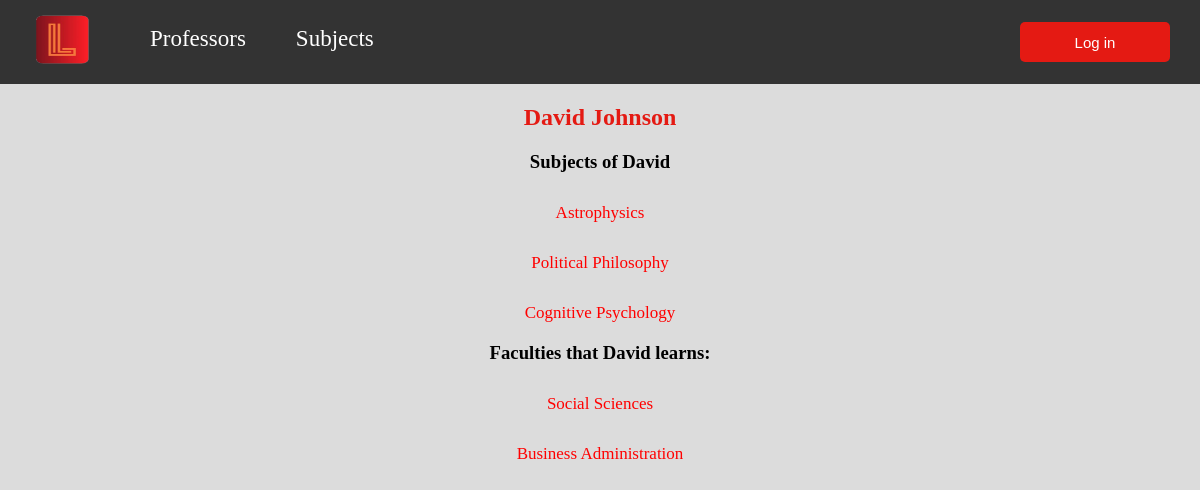
The app's page /lecturer/2 with its own data.
### mainapp/models/lecturer.py (models this page shows, shortened)
class Lecturer(models.Model):
    faculties = models.ManyToManyField(
        to="mainapp.Faculty",
        related_name='lecturers',
        verbose_name=_('Faculties'))
    name = models.CharField(max_length=100, verbose_name=_('First Name'))
    surname = models.CharField(max_length=100, verbose_name=_('Last Name'))
    email = models.EmailField(verbose_name=_('Email'), unique=True)
    class Meta:
        verbose_name = _('Lecturer')
        verbose_name_plural = _('Lecturers')

### mainapp/models/subject.py (models this page shows, shortened)
class Subject(models.Model):
    lecturers = models.ManyToManyField(
        to="mainapp.Lecturer",
        related_name="subjects",
        verbose_name=_("Lecturers"),
        blank=True, null=True)
    title = models.CharField(max_length=100, verbose_name=_("Title"))
    short_description = models.TextField(verbose_name=_("Short Description"))
    syllabus = models.FileField(upload_to='syllabus', verbose_name=_("Syllabus"))
    class Meta:
        verbose_name = _("Subject")
        verbose_name_plural = _("Subjects")

### mainapp/models/faculty.py (models this page shows, shortened)
class Faculty(models.Model):
    subjects = models.ManyToManyField(
        to="mainapp.Subject",
        related_name='faculty',
        verbose_name=_("Subjects"))
    name = models.CharField(max_length=100, verbose_name=_("Name"))
    class Meta:
        verbose_name = _("Faculty")
        verbose_name_plural = _("Faculties")

### mainapp/views/lecturer.py (the view)
# urls.py: path('lecturer/<int:lecturer_id>', get_lecturer, name='lecturer'),
def get_lecturer(request, lecturer_id):
    lecturer = get_object_or_404(Lecturer, pk=lecturer_id)
    faculties = lecturer.faculties.all()
    subjects = lecturer.subjects.all()
    return render(request, 'mainapp/lecturer_detail.html',
                  {'lecturer': lecturer, 'faculties': faculties, 'subjects': subjects})

### mainapp/templates/mainapp/lecturer_detail.html (shortened to what this page needs)
<!DOCTYPE html>
<html lang="en">
<head>
    {% load static %}
    <link rel="stylesheet" type="text/css" href="{% static 'mainapp/css/detail_pages.css' %}">
</head>
<body>
    {% include 'includes/header.html' %}
    <h2>{{ lecturer.name }} {{ lecturer.surname }}</h2>
    <h3>Subjects of {{ lecturer.name }}</h3>
    <ul>
        {% for subject in subjects %}
            <li><a href="/subject/{{ subject.id }}">{{ subject.title }}</a></li>
        {% endfor %}
    </ul>
    <h3>Faculties that {{ lecturer.name }} learns:</h3>
    <ul>
        {% for faculty in faculties %}
            <li><a href="/faculty/{{ faculty.id }}">{{ faculty.name }}</a></li>
        {% endfor %}
    </ul>
</body>
</html>

### static/mainapp/css/detail_pages.css (style rules this page uses)
body { background-color: rgb(220, 220, 220); margin: 0; padding: 0; text-align: center; }
ul { list-style-type: none; padding: 0; }
h2 { color: #e41a13; }
li { font-size: 17px; margin-top: 30px; }
a { all:unset; cursor: pointer; color: red; }

### static/mainapp/css/header.css (style rules this page uses)
body { margin: 0; padding: 0; }

### records on screen
Lecturer: name "David", surname "Johnson"
Subject: title "Astrophysics"
Subject: title "Political Philosophy"
Subject: title "Cognitive Psychology"
Faculty: name "Social Sciences"
Faculty: name "Business Administration"
